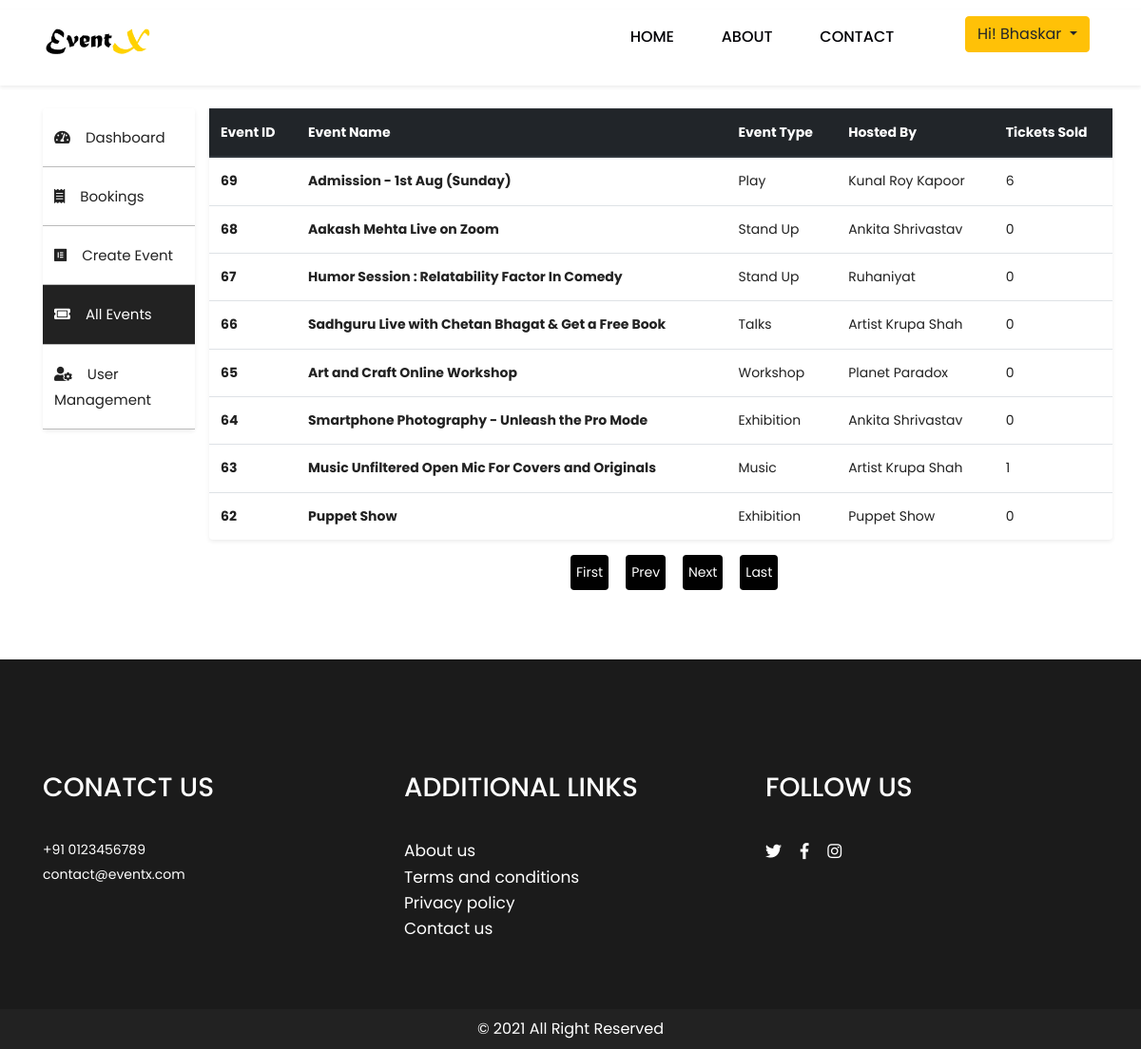
The app's page /admin/all-events.php (signed in) with its own data.
### tables this page shows
CREATE TABLE `events` (
  `event_id` int(11) NOT NULL,
  `event_name` varchar(50) NOT NULL,
  `event_type` varchar(20) NOT NULL,
  `event_mode` varchar(10) NOT NULL,
  `hosted_by` varchar(30) NOT NULL,
  `date` varchar(30) NOT NULL,
  `time` varchar(30) NOT NULL,
  `duration` varchar(3) NOT NULL,
  `price` double NOT NULL,
  `max_tickets` int(5) NOT NULL,
  `about` text NOT NULL,
  `address_area` varchar(50) DEFAULT NULL,
  `address_locality` varchar(50) DEFAULT NULL,
  `address_city` varchar(50) DEFAULT NULL,
  `address_state` varchar(50) DEFAULT NULL,
  `address_pin` int(8) DEFAULT NULL,
  `status` varchar(10) NOT NULL DEFAULT 'Pending'
);

### admin/all-events.php (the view, shortened to what this page needs)
<?php
	include ('../includes/header.php');
?>
</head>
<body class="main-layout">
    <?php
		include('../includes/nav.php');
	?>
    <div class="container mt-4">
        <div class="row">
            <div class="col-sm-2">
                <?php
                    include('includes/side-nav.php');
                ?>
            </div>
            <div class="col-sm-10">
                <div class="row">
                    <?php
                    include('../includes/database_connection.php');
                    $sql = "SELECT * FROM events";
                    $stmt = mysqli_stmt_init($conn);
                    if(!mysqli_stmt_prepare($stmt, $sql)){
                        echo "Error";
                    } else {
                        mysqli_stmt_execute($stmt);
                        $result = mysqli_stmt_get_result($stmt);
                        if (mysqli_num_rows($result) > 0) {
                            if (isset($_GET['pageno'])) {
                                $pageno = $_GET['pageno'];
                            } else {
                                $pageno = 1;
                            }
                            $no_of_records_per_page = 8;
                            $offset = ($pageno-1) * $no_of_records_per_page;
                            $total_pages_sql = "SELECT COUNT(*) FROM events";
                            $result = mysqli_query($conn,$total_pages_sql);
                            $total_rows = mysqli_fetch_array($result)[0];
                            $total_pages = ceil($total_rows / $no_of_records_per_page);
                            $sql_events = "SELECT * FROM events ORDER BY event_id DESC LIMIT ?, ?";
                            $stmt_events = mysqli_stmt_init($conn);
                            if(!mysqli_stmt_prepare($stmt_events, $sql_events)){
                                echo "Error";
                            } else {
                                mysqli_stmt_bind_param($stmt_events, "ss", $offset, $no_of_records_per_page);
                                mysqli_stmt_execute($stmt_events);
                                $res_data = mysqli_stmt_get_result($stmt_events);
                                echo "
                                <table class='table shadow-sm rounded'>
                                    <thead class='thead-dark'>
                                        <tr>
                                            <th scope='col'>Event ID</th>
                                            <th scope='col'>Event Name</th>
                                            <th scope='col'>Event Type</th>
                                            <th scope='col'>Hosted By</th>
                                            <th scope='col'>Tickets Sold</th>
                                        </tr>
                                    </thead>
                                    <tbody>";
                                while($row = mysqli_fetch_array($res_data)){
                                    echo"<tr>
                                        <th>$row[event_id]</th>
                                        <th><a href='event-details?eventid=$row[event_id]'>$row[event_name]</a></th>
                                        <td>$row[event_type]</td>
                                        <td>$row[hosted_by]</td>";
                                        $sql2 = "SELECT * FROM bookings WHERE event_id = $row[event_id]";
                                        $result2 = $conn->query($sql2);
                                        $tickets_sold = 0;
                                        while($row2 = mysqli_fetch_assoc($result2)){
                                            $tickets_sold = $tickets_sold + $row2['no_of_tickets'];
                                        }
                                        echo "<td>$tickets_sold</td>
                                    </tr>";
                                }
                                echo "</tbody>
                                </table>";
                            }
                        ?>
                    <div class="pagi">
                        <ul class="pagination">
                            <li><a href="?pageno=1">First</a></li>
                            <li class="<?php if($pageno <= 1){ echo 'disabled'; } ?>">
                                <a
                                    href="<?php if($pageno <= 1){ echo '#'; } else { echo "?pageno=".($pageno - 1); } ?>">Prev</a>
                            </li>
                            <li class="<?php if($pageno >= $total_pages){ echo 'disabled'; } ?>">
                                <a
                                    href="<?php if($pageno >= $total_pages){ echo '#'; } else { echo "?pageno=".($pageno + 1); } ?>">Next</a>
                            </li>
                            <li><a href="?pageno=<?php echo $total_pages; ?>">Last</a></li>
                        </ul>
                    </div>
                    <?php
                        } else {
                            echo "<img class='image-center' src='$http_host/images/empty.svg' alt='empty'>
                            <h3 class='text-center mt-3 font-weight-bold'>No Events Found!</h3>";
                        }
                    }
                    ?><br>
                </div>
            </div>
        </div>
    </div>
    <?php
		include('../includes/footer.php');
	?>
</body>
</html>

### css/style.css (style rules this page uses)
* { box-sizing: border-box !important; }
html { scroll-behavior: smooth; }
body { color: #212121; font-size: 14px; font-family: 'poppins', sans-serif; line-height: 1.80857; font-weight: normal; overflow-x: hidden; }
a { color: #1f1f1f; text-decoration: none !important; outline: none !important; -webkit-transition: all .3s ease-in-out; -moz-transition: all .3s ease-in-out; -ms-transition: all .3s ease-in-out; -o-transition: all .3s ease-in-out; transition: all .3s ease-in-out; }
*, *::after, *::before { -webkit-box-sizing: border-box; -moz-box-sizing: border-box; box-sizing: border-box; }
ul, li, ol { margin: 0px; padding: 0px; list-style: none; }
a { color: #222222; text-decoration: none; outline: none !important; }
a, .btn { text-decoration: none !important; outline: none !important; -webkit-transition: all .3s ease-in-out; -moz-transition: all .3s ease-in-out; -ms-transition: all .3s ease-in-out; -o-transition: all .3s ease-in-out; transition: all .3s ease-in-out; }
.pagi { width: 100%; text-align: center; margin-left: 40%; }
.pagination li { margin-right: 18px; background-color: #010101; padding: 6px; color: #fff; border-radius: 4px; transition: 0.3s all; }
.pagination li a { color: #fff; }

### records on screen
events: event_id "69", event_name "Admission - 1st Aug (Sunday)", event_type "Play", hosted_by "Kunal Roy Kapoor", tickets_sold "6"
events: event_id "68", event_name "Aakash Mehta Live on Zoom", event_type "Stand Up", hosted_by "Ankita Shrivastav", tickets_sold "0"
events: event_id "67", event_name "Humor Session : Relatability Factor In Comedy", event_type "Stand Up", hosted_by "Ruhaniyat", tickets_sold "0"
events: event_id "66", event_name "Sadhguru Live with Chetan Bhagat & Get a Free Book", event_type "Talks", hosted_by "Artist Krupa Shah", tickets_sold "0"
events: event_id "65", event_name "Art and Craft Online Workshop", event_type "Workshop", hosted_by "Planet Paradox", tickets_sold "0"
events: event_id "64", event_name "Smartphone Photography - Unleash the Pro Mode", event_type "Exhibition", hosted_by "Ankita Shrivastav", tickets_sold "0"
events: event_id "63", event_name "Music Unfiltered Open Mic For Covers and Originals", event_type "Music", hosted_by "Artist Krupa Shah", tickets_sold "1"
events: event_id "62", event_name "Puppet Show", event_type "Exhibition", hosted_by "Puppet Show", tickets_sold "0"

### other values on screen
$_SESSION[firstname] "Bhaskar"
